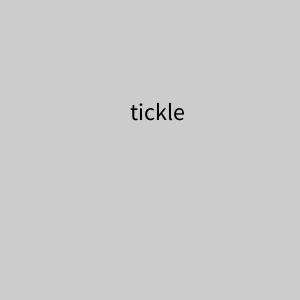
Frame 1 (no input)
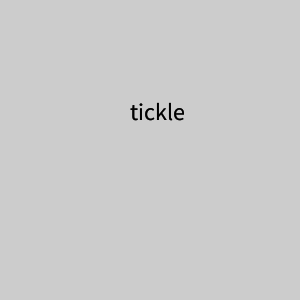
Frame 60 (the mouse pressed at the canvas centre just before this capture)
Frame 120 (the mouse held since frame 60 and released just before this capture): identical to frame 60, image omitted

The Processing sketch that drew these frames (run headless with seeded random() and noise(); from frame 60 on, the mouse is pressed at the canvas centre):

// Processing sketch: Assignment_3_2
// ── Assignment_3_2.pde
float x = 130;
float y = 120;
float noiseScale = 0.02;

void setup(){
  size(300, 300);
  textSize(24);
  noStroke();
}

void draw(){
  fill (204, 120);
  rect (0, 0, width, height);
  fill(0);
  
  float noiseVal = 5 * noise((mouseX+x)*noiseScale, mouseY*noiseScale);
  
  if ((mouseX >= x) && (mouseX<= x + 55) &&
       (mouseY >= y-24) && (mouseY <= y)){
         x+=random(-1, 1)*noiseVal;
         y+=random(-1, 1)*noiseVal;
       }
       text("tickle",x, y);
}
